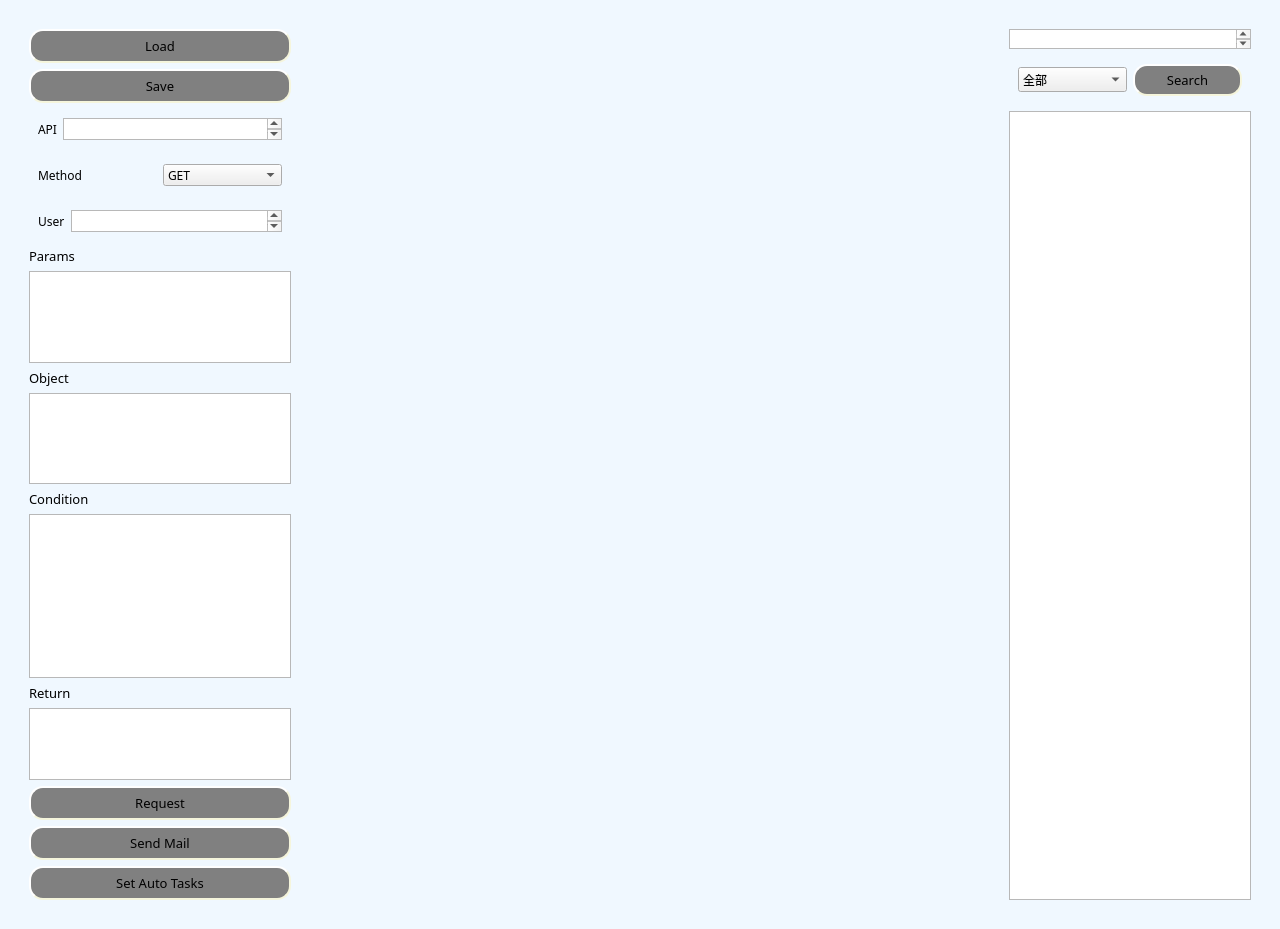
<?xml version="1.0" encoding="UTF-8"?>
<ui version="4.0">
 <class>MainWidget</class>
 <widget class="QWidget" name="MainWidget">
  <property name="geometry">
   <rect>
    <x>0</x>
    <y>0</y>
    <width>1280</width>
    <height>929</height>
   </rect>
  </property>
  <property name="font">
   <font>
    <family>Lucida Bright</family>
    <pointsize>10</pointsize>
   </font>
  </property>
  <property name="windowTitle">
   <string>TB TOOL</string>
  </property>
  <property name="styleSheet">
   <string notr="true">QPushButton{
    background-color: gray;
    border-style: outset;
    border-width: 2px;
    border-color: beige;
    border-radius: 14px;
    padding: 6px;
	font-family: Lucida Bright;
    }
QWidget#MainWidget{
    background-color: rgb(240,248,255);
    font-family: Lucida Bright;
    }
QLabel{
	font-family: Lucida Bright;
	}
QTextEdit{
	font-family: Lucida Bright;
	}
QComboBox{
	font-family: Lucida Bright;
	}</string>
  </property>
  <layout class="QHBoxLayout" name="horizontalLayout_5">
   <item>
    <widget class="QWidget" name="widget_main" native="true">
     <property name="sizePolicy">
      <sizepolicy hsizetype="Expanding" vsizetype="Expanding">
       <horstretch>0</horstretch>
       <verstretch>0</verstretch>
      </sizepolicy>
     </property>
     <layout class="QHBoxLayout" name="horizontalLayout_6">
      <item>
       <widget class="QWidget" name="widget_leftside" native="true">
        <property name="maximumSize">
         <size>
          <width>280</width>
          <height>16777215</height>
         </size>
        </property>
        <layout class="QVBoxLayout" name="verticalLayout_2">
         <item>
          <widget class="QPushButton" name="pushButton_load">
           <property name="text">
            <string>Load</string>
           </property>
          </widget>
         </item>
         <item>
          <widget class="QPushButton" name="pushButton_save">
           <property name="text">
            <string>Save</string>
           </property>
          </widget>
         </item>
         <item>
          <widget class="QWidget" name="widget_API" native="true">
           <property name="maximumSize">
            <size>
             <width>16777215</width>
             <height>40</height>
            </size>
           </property>
           <layout class="QHBoxLayout" name="horizontalLayout_2">
            <item>
             <widget class="QLabel" name="label">
              <property name="font">
               <font>
                <family>Lucida Bright</family>
               </font>
              </property>
              <property name="text">
               <string>API</string>
              </property>
             </widget>
            </item>
            <item>
             <widget class="QTextEdit" name="textEdit_API"/>
            </item>
           </layout>
          </widget>
         </item>
         <item>
          <widget class="QWidget" name="widget_Method" native="true">
           <property name="maximumSize">
            <size>
             <width>16777215</width>
             <height>40</height>
            </size>
           </property>
           <layout class="QHBoxLayout" name="horizontalLayout_3">
            <item>
             <widget class="QLabel" name="label_Method">
              <property name="font">
               <font>
                <family>Lucida Bright</family>
               </font>
              </property>
              <property name="text">
               <string>Method</string>
              </property>
             </widget>
            </item>
            <item>
             <widget class="QComboBox" name="comboBox_Method">
              <property name="font">
               <font>
                <family>Lucida Bright</family>
               </font>
              </property>
              <item>
               <property name="text">
                <string>GET</string>
               </property>
              </item>
              <item>
               <property name="text">
                <string>POST</string>
               </property>
              </item>
              <item>
               <property name="text">
                <string>PUT</string>
               </property>
              </item>
              <item>
               <property name="text">
                <string>DEL</string>
               </property>
              </item>
             </widget>
            </item>
           </layout>
          </widget>
         </item>
         <item>
          <widget class="QWidget" name="widget_User" native="true">
           <property name="maximumSize">
            <size>
             <width>16777215</width>
             <height>40</height>
            </size>
           </property>
           <layout class="QHBoxLayout" name="horizontalLayout_4">
            <item>
             <widget class="QLabel" name="label_User">
              <property name="font">
               <font>
                <family>Lucida Bright</family>
               </font>
              </property>
              <property name="text">
               <string>User</string>
              </property>
             </widget>
            </item>
            <item>
             <widget class="QTextEdit" name="textEdit_User"/>
            </item>
           </layout>
          </widget>
         </item>
         <item>
          <widget class="QLabel" name="label_params">
           <property name="font">
            <font>
             <family>Lucida Bright</family>
             <pointsize>10</pointsize>
            </font>
           </property>
           <property name="text">
            <string>Params</string>
           </property>
          </widget>
         </item>
         <item>
          <widget class="QTextEdit" name="textEdit_params">
           <property name="minimumSize">
            <size>
             <width>200</width>
             <height>0</height>
            </size>
           </property>
           <property name="maximumSize">
            <size>
             <width>16777215</width>
             <height>120</height>
            </size>
           </property>
           <property name="font">
            <font>
             <family>Lucida Bright</family>
             <pointsize>10</pointsize>
            </font>
           </property>
          </widget>
         </item>
         <item>
          <widget class="QLabel" name="label_object">
           <property name="font">
            <font>
             <family>Lucida Bright</family>
             <pointsize>10</pointsize>
            </font>
           </property>
           <property name="text">
            <string>Object</string>
           </property>
          </widget>
         </item>
         <item>
          <widget class="QTextEdit" name="textEdit_object">
           <property name="maximumSize">
            <size>
             <width>16777215</width>
             <height>120</height>
            </size>
           </property>
           <property name="font">
            <font>
             <family>Lucida Bright</family>
             <pointsize>10</pointsize>
            </font>
           </property>
           <property name="html">
            <string>&lt;!DOCTYPE HTML PUBLIC &quot;-//W3C//DTD HTML 4.0//EN&quot; &quot;http://www.w3.org/TR/REC-html40/strict.dtd&quot;&gt;
&lt;html&gt;&lt;head&gt;&lt;meta name=&quot;qrichtext&quot; content=&quot;1&quot; /&gt;&lt;style type=&quot;text/css&quot;&gt;
p, li { white-space: pre-wrap; }
&lt;/style&gt;&lt;/head&gt;&lt;body style=&quot; font-family:'Lucida Bright'; font-size:10pt; font-weight:400; font-style:normal;&quot;&gt;
&lt;p style=&quot;-qt-paragraph-type:empty; margin-top:12px; margin-bottom:12px; margin-left:0px; margin-right:0px; -qt-block-indent:0; text-indent:0px; font-family:'仿宋';&quot;&gt;&lt;br /&gt;&lt;/p&gt;&lt;/body&gt;&lt;/html&gt;</string>
           </property>
          </widget>
         </item>
         <item>
          <widget class="QLabel" name="label_condition">
           <property name="font">
            <font>
             <family>Lucida Bright</family>
             <pointsize>10</pointsize>
            </font>
           </property>
           <property name="text">
            <string>Condition</string>
           </property>
          </widget>
         </item>
         <item>
          <widget class="QTextEdit" name="textEdit_condition">
           <property name="maximumSize">
            <size>
             <width>16777215</width>
             <height>200</height>
            </size>
           </property>
           <property name="font">
            <font>
             <family>Lucida Bright</family>
             <pointsize>10</pointsize>
            </font>
           </property>
          </widget>
         </item>
         <item>
          <widget class="QLabel" name="label_back">
           <property name="font">
            <font>
             <family>Lucida Bright</family>
             <pointsize>10</pointsize>
            </font>
           </property>
           <property name="text">
            <string>Return</string>
           </property>
          </widget>
         </item>
         <item>
          <widget class="QTextEdit" name="textEdit_back">
           <property name="maximumSize">
            <size>
             <width>16777215</width>
             <height>100</height>
            </size>
           </property>
           <property name="font">
            <font>
             <family>Lucida Bright</family>
             <pointsize>10</pointsize>
            </font>
           </property>
          </widget>
         </item>
         <item>
          <widget class="QPushButton" name="pushButton_request">
           <property name="text">
            <string>Request</string>
           </property>
          </widget>
         </item>
         <item>
          <widget class="QPushButton" name="pushButton_send">
           <property name="text">
            <string>Send Mail</string>
           </property>
          </widget>
         </item>
         <item>
          <widget class="QPushButton" name="pushButton_setTask">
           <property name="text">
            <string>Set Auto Tasks</string>
           </property>
          </widget>
         </item>
        </layout>
       </widget>
      </item>
      <item>
       <widget class="QWidget" name="widget_midside" native="true">
        <property name="font">
         <font>
          <family>Franklin Gothic Book</family>
         </font>
        </property>
       </widget>
      </item>
      <item>
       <widget class="QWidget" name="widget_rightside" native="true">
        <property name="maximumSize">
         <size>
          <width>260</width>
          <height>16777215</height>
         </size>
        </property>
        <layout class="QVBoxLayout" name="verticalLayout">
         <item>
          <widget class="QTextEdit" name="textEdit_search">
           <property name="maximumSize">
            <size>
             <width>16777215</width>
             <height>20</height>
            </size>
           </property>
           <property name="html">
            <string>&lt;!DOCTYPE HTML PUBLIC &quot;-//W3C//DTD HTML 4.0//EN&quot; &quot;http://www.w3.org/TR/REC-html40/strict.dtd&quot;&gt;
&lt;html&gt;&lt;head&gt;&lt;meta name=&quot;qrichtext&quot; content=&quot;1&quot; /&gt;&lt;style type=&quot;text/css&quot;&gt;
p, li { white-space: pre-wrap; }
&lt;/style&gt;&lt;/head&gt;&lt;body style=&quot; font-family:'Lucida Bright'; font-size:9pt; font-weight:400; font-style:normal;&quot;&gt;
&lt;p style=&quot;-qt-paragraph-type:empty; margin-top:0px; margin-bottom:0px; margin-left:0px; margin-right:0px; -qt-block-indent:0; text-indent:0px; font-family:'华文细黑'; font-size:10pt;&quot;&gt;&lt;br /&gt;&lt;/p&gt;&lt;/body&gt;&lt;/html&gt;</string>
           </property>
          </widget>
         </item>
         <item>
          <widget class="QWidget" name="widget_search" native="true">
           <property name="minimumSize">
            <size>
             <width>0</width>
             <height>39</height>
            </size>
           </property>
           <property name="maximumSize">
            <size>
             <width>16777215</width>
             <height>50</height>
            </size>
           </property>
           <layout class="QHBoxLayout" name="horizontalLayout">
            <item>
             <widget class="QComboBox" name="comboBox_search">
              <property name="minimumSize">
               <size>
                <width>0</width>
                <height>20</height>
               </size>
              </property>
              <property name="font">
               <font>
                <family>Lucida Bright</family>
               </font>
              </property>
              <item>
               <property name="text">
                <string>全部</string>
               </property>
              </item>
              <item>
               <property name="text">
                <string>身份验证</string>
               </property>
              </item>
              <item>
               <property name="text">
                <string>用户</string>
               </property>
              </item>
              <item>
               <property name="text">
                <string>企业</string>
               </property>
              </item>
              <item>
               <property name="text">
                <string>通讯录</string>
               </property>
              </item>
              <item>
               <property name="text">
                <string>任务</string>
               </property>
              </item>
              <item>
               <property name="text">
                <string>工时</string>
               </property>
              </item>
              <item>
               <property name="text">
                <string>项目</string>
               </property>
              </item>
              <item>
               <property name="text">
                <string>项目分组</string>
               </property>
              </item>
              <item>
               <property name="text">
                <string>角色</string>
               </property>
              </item>
              <item>
               <property name="text">
                <string>名额</string>
               </property>
              </item>
              <item>
               <property name="text">
                <string>群聊</string>
               </property>
              </item>
              <item>
               <property name="text">
                <string>历史版本</string>
               </property>
              </item>
             </widget>
            </item>
            <item>
             <widget class="QPushButton" name="pushButton_search">
              <property name="text">
               <string>Search</string>
              </property>
             </widget>
            </item>
           </layout>
          </widget>
         </item>
         <item>
          <widget class="QListView" name="listView_methods"/>
         </item>
        </layout>
       </widget>
      </item>
     </layout>
    </widget>
   </item>
  </layout>
 </widget>
 <resources/>
 <connections/>
</ui>
